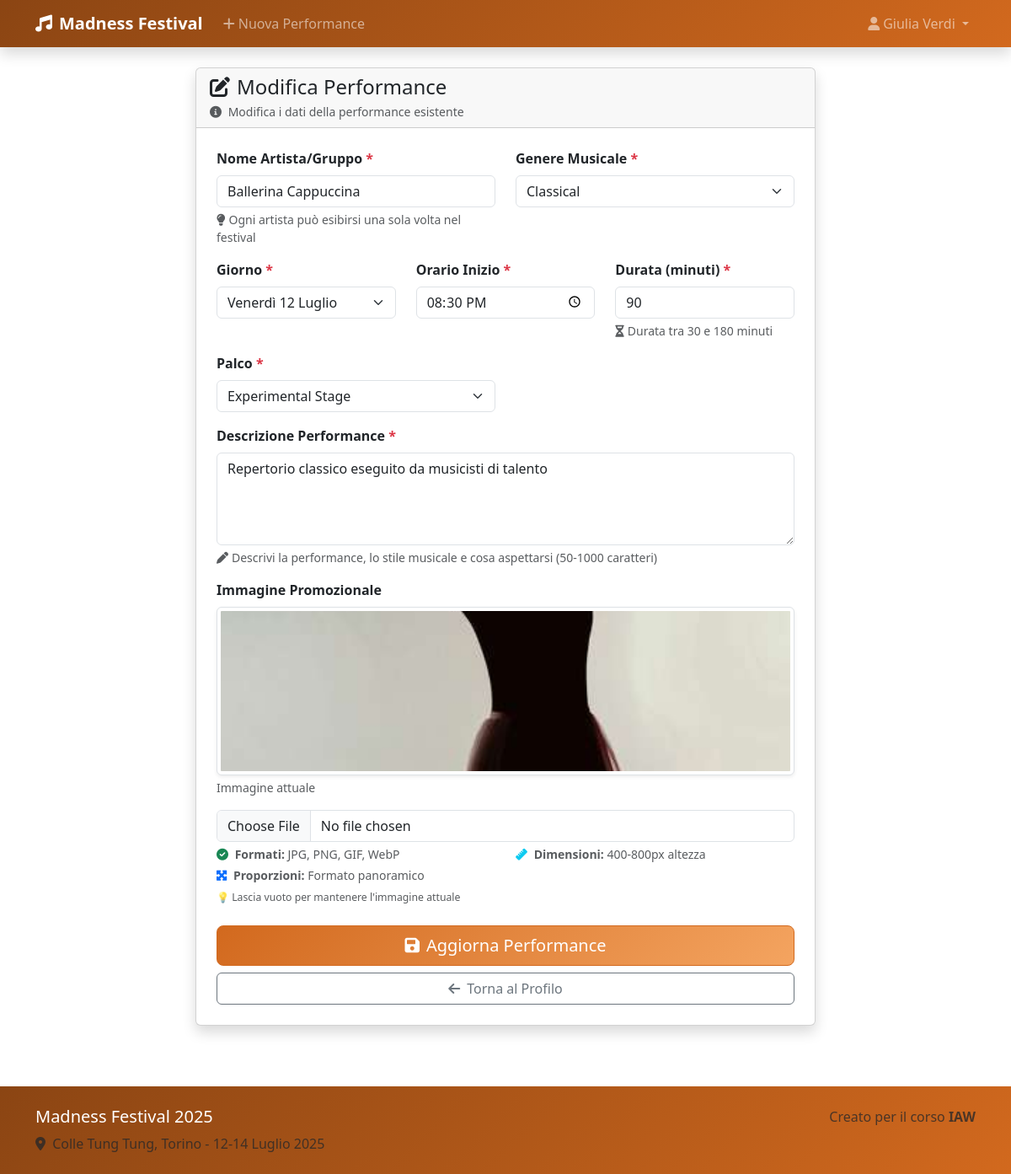
The page /edit_performance/6 (signed in) on the database its author committed.
### tables this page shows
CREATE TABLE users (
            id INTEGER PRIMARY KEY AUTOINCREMENT,
            email TEXT UNIQUE NOT NULL,
            password TEXT NOT NULL,
            full_name TEXT NOT NULL,
            user_type TEXT NOT NULL CHECK (user_type IN ('participant', 'organizer')),
            profile_image TEXT DEFAULT '',
            created_at TIMESTAMP DEFAULT CURRENT_TIMESTAMP
        );

CREATE TABLE performances (
            id INTEGER PRIMARY KEY AUTOINCREMENT,
            artist_name TEXT UNIQUE NOT NULL,
            day TEXT NOT NULL,
            start_time TEXT NOT NULL,
            duration INTEGER NOT NULL,
            description TEXT NOT NULL,
            stage_id INTEGER NOT NULL,
            genre TEXT NOT NULL,
            performance_image TEXT DEFAULT '',
            organizer_id INTEGER NOT NULL,
            published BOOLEAN DEFAULT 0,
            created_at TIMESTAMP DEFAULT CURRENT_TIMESTAMP,
            FOREIGN KEY (organizer_id) REFERENCES users (id),
            FOREIGN KEY (stage_id) REFERENCES stages (id)
        );

### app.py (the view)
@app.route("/edit_performance/<int:id>")
@login_required
def edit_performance(id):
    auth_check = require_organizer()
    if auth_check: return auth_check
    performance = performances_dao.get_performance(id)
    if not performance or performance['organizer_id'] != current_user.id:
        abort(404)
    if performance['published']:
        flash("Non puoi modificare una performance già pubblicata", "warning")
        return redirect(url_for("profile"))
    return render_template("edit_performance.html",
                         performance=performance,
                         genres=GENRES,
                         stages=stages_dao.get_all_stages(),
                         festival_dates=FESTIVAL_DATES)

### app.py (called while the page is built)
def require_organizer():
    if not current_user.is_authenticated or current_user.user_type != 'organizer':
        flash("Solo gli organizzatori possono accedere a questa sezione", "danger")
        return redirect(url_for("home"))
    return None

@login_manager.user_loader
def load_user(user_id):
    db_user = users_dao.get_user_by_id(user_id)
    if db_user:
        return User(
            id=db_user['id'],
            email=db_user['email'],
            full_name=db_user['full_name'],
            user_type=db_user['user_type'],
            profile_image=db_user['profile_image'] if 'profile_image' in db_user else None
        )
    return None

### performances_dao.py (called while the page is built)
def get_performance(performance_id):
    sql = '''SELECT p.*, u.full_name as organizer_name
             FROM performances p
             JOIN users u ON p.organizer_id = u.id
             WHERE p.id = ?'''
    conn = sqlite3.connect('db/festival.db')
    conn.row_factory = sqlite3.Row
    cursor = conn.cursor()
    cursor.execute(sql, (performance_id,))
    performance = cursor.fetchone()
    cursor.close()
    conn.close()
    return performance

### stages_dao.py (called while the page is built)
def get_all_stages():
    query = '''SELECT id, name, capacity, description, created_at
               FROM stages
               ORDER BY name'''
    conn = sqlite3.connect('db/festival.db')
    conn.row_factory = sqlite3.Row
    cursor = conn.cursor()
    cursor.execute(query)
    stages = cursor.fetchall()
    cursor.close()
    conn.close()
    return stages

### users_dao.py (called while the page is built)
def get_user_by_id(user_id):
    sql = 'SELECT * FROM users WHERE id = ?'
    conn = sqlite3.connect('db/festival.db')
    conn.row_factory = sqlite3.Row
    cursor = conn.cursor()
    cursor.execute(sql, (user_id,))
    user = cursor.fetchone()
    cursor.close()
    conn.close()
    return user if user else None

### templates/edit_performance.html (shortened to what this page needs)
{% extends "base.html" %}
{% block content %}
<div class="container py-4">
    <div class="row justify-content-center">
        <div class="col-lg-8">
            <div class="card shadow">
                <div class="card-header">
                    <h1 class="h4 mb-0">
                        <i class="fas fa-edit me-2"></i>Modifica Performance
                    </h1>
                    <div class="small text-muted mt-1">
                        <i class="fas fa-info-circle me-1"></i>
                        Modifica i dati della performance esistente
                    </div>
                </div>
                <div class="card-body p-4">
                    <form method="POST" enctype="multipart/form-data" class="needs-validation" novalidate>
                        <div class="row">
                            <div class="col-md-6 mb-3">
                                <label for="artist_name" class="form-label fw-semibold">
                                    Nome Artista/Gruppo <span class="text-danger">*</span>
                                </label>
                                <input type="text" class="form-control" id="artist_name" name="artist_name"
                                    pattern="[A-Za-z0-9\s\-&'.]+" minlength="2" maxlength="100"
                                    value="{{ performance.artist_name }}" required>
                                <div class="form-text small">
                                    <i class="fas fa-lightbulb me-1"></i>Ogni artista può esibirsi una sola volta nel
                                    festival
                                </div>
                            </div>
                            <div class="col-md-6 mb-3">
                                <label for="genre" class="form-label fw-semibold">
                                    Genere Musicale <span class="text-danger">*</span>
                                </label>
                                <select class="form-select" id="genre" name="genre" required>
                                    {% for genre in genres %}
                                    <option value="{{ genre }}" {{ 'selected' if genre==performance.genre }}>{{ genre }}
                                    </option>
                                    {% endfor %}
                                </select>
                            </div>
                        </div>
                        <div class="row">
                            <div class="col-md-4 mb-3">
                                <label for="day" class="form-label fw-semibold">
                                    Giorno <span class="text-danger">*</span>
                                </label>
                                <select class="form-select" id="day" name="day" required>
                                    <option value="2025-07-12" {{ 'selected' if performance.day=='2025-07-12' }}>Venerdì
                                        12 Luglio</option>
                                </select>
                            </div>
                            <div class="col-md-4 mb-3">
                                <label for="start_time" class="form-label fw-semibold">
                                    Orario Inizio <span class="text-danger">*</span>
                                </label>
                                <input type="time" class="form-control" id="start_time" name="start_time" step="900"
                                    value="{{ performance.start_time }}" required>
                            </div>
                            <div class="col-md-4 mb-3">
                                <label for="duration" class="form-label fw-semibold">
                                    Durata (minuti) <span class="text-danger">*</span>
                                </label>
                                <input type="number" class="form-control" id="duration" name="duration" min="30"
                                    max="180" value="{{ performance.duration }}" required>
                                <div class="form-text small">
                                    <i class="fas fa-hourglass-half me-1"></i>Durata tra 30 e 180 minuti
                                </div>
                            </div>
                        </div>
                        <div class="row">
                            <div class="col-md-6 mb-3">
                                <label for="stage" class="form-label fw-semibold">
                                    Palco <span class="text-danger">*</span>
                                </label>
                                <select class="form-select" id="stage" name="stage" required>
                                    {% for stage in stages %}
                                    <option value="{{ stage.name }}" {{ 'selected' if stage.name==performance.stage_name
                                        }}>{{ stage.name }}</option>
                                    {% endfor %}
                                </select>
                            </div>
                        </div>
                        <div class="mb-3">
                            <label for="description" class="form-label fw-semibold">
                                Descrizione Performance <span class="text-danger">*</span>
                            </label>
                            <textarea class="form-control" id="description" name="description" rows="4" minlength="50"
                                maxlength="1000" required
                                style="min-height: 100px; resize: vertical;">{{ performance.description }}</textarea>
                            <div class="form-text small">
                                <i class="fas fa-pen me-1"></i>Descrivi la performance, lo stile musicale e cosa
                                aspettarsi (50-1000 caratteri)
                            </div>
                        </div>
                        <div class="mb-4">
                            <label for="performance_image" class="form-label fw-semibold">
                                Immagine Promozionale
                            </label>
                            {% if performance.performance_image %}
                            <div class="mb-3">
                                <img src="{{ url_for('static', filename='uploads/' + performance.performance_image) }}"
                                    class="img-thumbnail shadow-sm"
                                    alt="Immagine attuale della performance {{ performance.artist_name }}"
                                    style="height: 200px; object-fit: cover; width: 100%;">
                                <div class="small text-muted mt-1">Immagine attuale</div>
                            </div>
                            {% endif %}
                            <input type="file" class="form-control" id="performance_image" name="performance_image"
                                accept="image/jpeg,image/png,image/gif,image/webp">
                            <div class="form-text small">
                                <div class="row">
                                    <div class="col-md-6">
                                        <i class="fas fa-check-circle text-success me-1"></i>
                                        <strong>Formati:</strong> JPG, PNG, GIF, WebP
                                    </div>
                                    <div class="col-md-6">
                                        <i class="fas fa-ruler text-info me-1"></i>
                                        <strong>Dimensioni:</strong> 400-800px altezza
                                    </div>
                                </div>
                                <div class="row mt-1">
                                    <div class="col-md-6">
                                        <i class="fas fa-expand-arrows-alt text-primary me-1"></i>
                                        <strong>Proporzioni:</strong> Formato panoramico
                                    </div>
                                </div>
                                {% if 'edit' not in request.endpoint %}
                                <div class="mt-1">
                                    <small class="text-muted">💡 Evita immagini troppo strette o troppo lunghe</small>
                                </div>
                                {% else %}
                                <div class="mt-1">
                                    <small class="text-muted">💡 Lascia vuoto per mantenere l'immagine attuale</small>
                                </div>
                                {% endif %}
                            </div>
                        </div>
                        <div class="d-grid gap-2">
                            <button type="submit" class="btn btn-primary btn-lg">
                                <i class="fas fa-save me-2"></i>Aggiorna Performance
                            </button>
                            <a href="{{ url_for('profile') }}" class="btn btn-outline-secondary">
                                <i class="fas fa-arrow-left me-2"></i>Torna al Profilo
                            </a>
                        </div>
                    </form>
                </div>
            </div>
        </div>
    </div>
</div>
{% endblock %}

### templates/base.html (shortened to what this page needs)
<!DOCTYPE html>
<html lang="it">
  <head>
    <link
      href="https://cdn.jsdelivr.net/npm/bootstrap@5.3.3/dist/css/bootstrap.min.css"
      rel="stylesheet"
    />
    <link
      href="https://cdnjs.cloudflare.com/ajax/libs/font-awesome/6.0.0/css/all.min.css"
      rel="stylesheet"
    />
    <link
      href="{{ url_for('static', filename='style.css') }}"
      rel="stylesheet"
    />
  </head>
  <body>
    <header>
      <nav class="navbar navbar-expand-lg navbar-dark shadow">
        <div class="container">
          <a class="navbar-brand fw-bold" href="{{ url_for('home') }}">
            <i class="fas fa-music me-2"></i>Madness Festival
          </a>
          <div class="collapse navbar-collapse" id="navbarNav">
            <ul class="navbar-nav me-auto">
              {% if current_user.is_authenticated and current_user.user_type ==
              'organizer' %}
              <li class="nav-item">
                <a class="nav-link" href="{{ url_for('new_performance') }}">
                  <i class="fas fa-plus me-1"></i>Nuova Performance
                </a>
              </li>
              {% endif %}
            </ul>
            <ul class="navbar-nav ms-auto">
              {% if current_user.is_authenticated %}
              <li class="nav-item dropdown">
                <a
                  class="nav-link dropdown-toggle"
                  href="#"
                  data-bs-toggle="dropdown"
                >
                  <i class="fas fa-user me-1"></i>{{ current_user.full_name }}
                </a>
              </li>
              {% endif %}
            </ul>
          </div>
        </div>
      </nav>
    </header>
    <main>{% block content %}{% endblock %}</main>
    <footer class="footer-festival py-4 mt-5">
      <div class="container">
        <div class="row">
          <div class="col-md-6">
            <h5 class="text-white">Madness Festival 2025</h5>
            <p class="text-muted mb-0">
              <i class="fas fa-map-marker-alt me-1"></i>
              Colle Tung Tung, Torino - 12-14 Luglio 2025
            </p>
          </div>
          <div class="col-md-6 text-md-end">
            <p class="text-muted mb-0">
              Creato per il corso <strong>IAW</strong>
            </p>
          </div>
        </div>
      </div>
    </footer>
  </body>
</html>

### static/style.css (style rules this page uses)
:root { --primary: #d2691e; --secondary: #f4a460; --accent: #ff7f50; --dark: #8b4513; --success: #228b22; --gradient-primary: linear-gradient(135deg, var(--primary), var(--secondary)); --gradient-dark: linear-gradient(135deg, var(--dark), var(--primary)); --gradient-success: linear-gradient(135deg, var(--success), var(--primary)); }
.btn-primary { background: var(--gradient-primary) !important; border-color: var(--primary) !important; }
.navbar, .footer-festival { background: var(--gradient-dark) !important; color: white !important; }

### rows shown on the page
users: full_name "Giulia Verdi"
performances: artist_name "Ballerina Cappuccina", start_time "20:30", duration "90", description "Repertorio classico eseguito da musicisti di talento", performance_image (picture)

### other values the page prints
form field genre "Classical"
form field stage "Experimental Stage"
